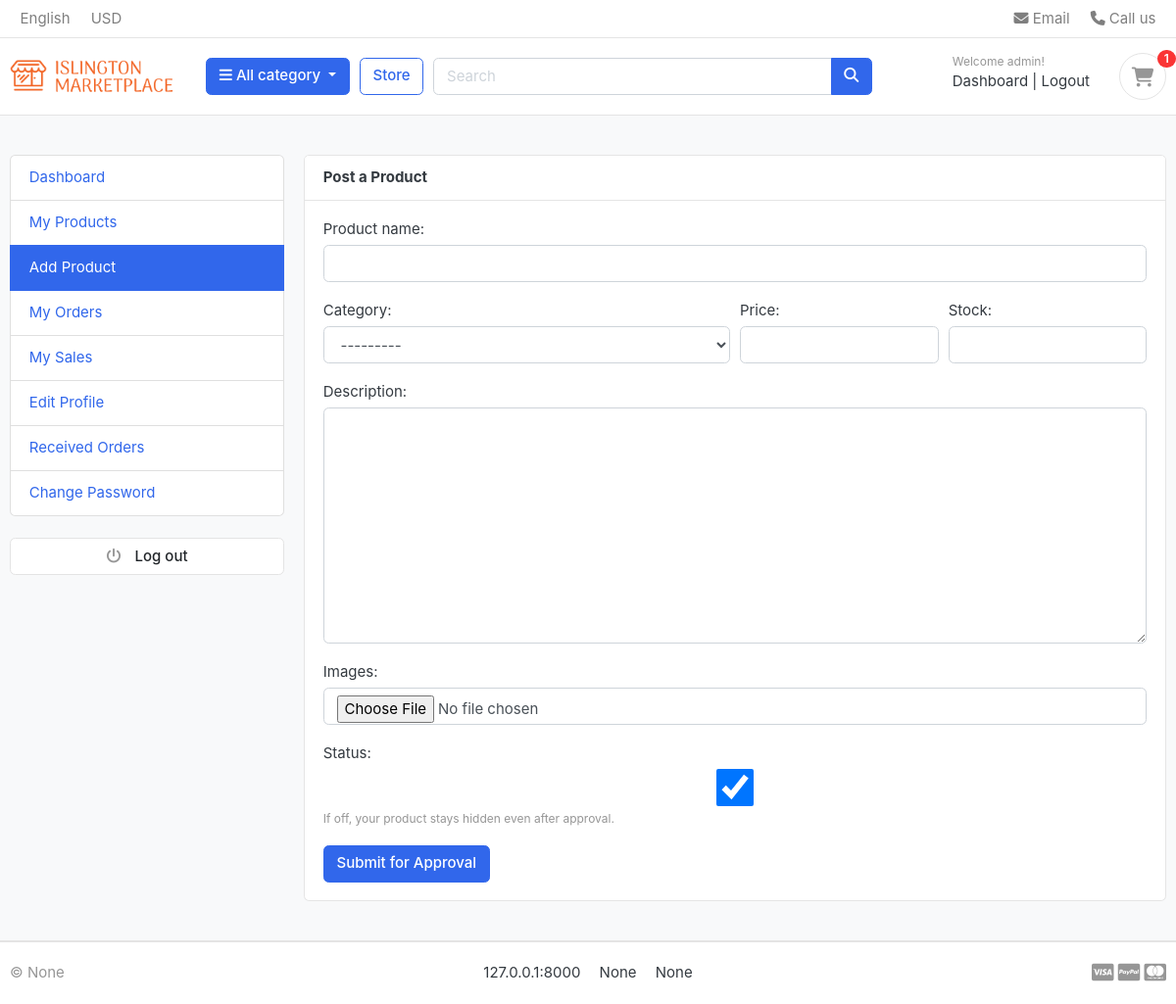
Screenshot of /accounts/add-product/ (signed in) with the database file from the repository.
### sitesetting/models.py (models this page shows, shortened)
class SiteSetting(models.Model):
    site_title = models.CharField(max_length=200, default="MarketPlace")
    meta_description = models.TextField(blank=True, null=True)
    meta_keywords = models.CharField(max_length=255, blank=True, null=True)
    logo = models.ImageField(upload_to="photos/logos/", blank=True, null=True)
    favicon = models.ImageField(upload_to="photos/favicons/", blank=True, null=True)
    default_image = models.ImageField(upload_to="photos/default/", blank=True, null=True)
    site_url = models.CharField(max_length=200, blank=True, null=True)
    copyright = models.CharField(max_length=200, blank=True, null=True)
    address = models.CharField(max_length=200, null=True, blank=True)
    phone_number = models.CharField(max_length=200, null=True, blank=True)
    class Meta:
        verbose_name = "Site Setting"
        verbose_name_plural = "Site Settings"

### accounts/models.py (models this page shows, shortened)
class Account(AbstractBaseUser, PermissionsMixin):
    GENDER_CHOICES = [
        ('M', 'Male'),
        ('F', 'Female'),
        ('O', 'Other'),
    ]
    SELLER_STATUS = [
        ('active', 'Active'),
        ('pending', 'Pending'),
        ('banned', 'Banned'),
        ('none', 'None'),
    ]
    first_name = models.CharField(max_length=500)
    last_name = models.CharField(max_length=500)
    username = models.CharField(max_length=50, unique=True)
    email = models.EmailField(max_length=100, unique=True)
    phone_number = models.CharField(max_length=50)
    profile_picture = models.ImageField(
        upload_to='photos/users/',
        blank=True,
        null=True
    )
    payment_qr = models.ImageField(upload_to="photos/user_qr/", blank=True, null=True)
    gender = models.CharField(
        max_length=1,
        choices=GENDER_CHOICES,
        blank=True,
        null=True
    )
    seller_status = models.CharField(
        max_length=20,
        choices=SELLER_STATUS,
        default='none'
    )
    date_joined = models.DateTimeField(auto_now_add=True)
    is_admin = models.BooleanField(default=False)
    is_staff = models.BooleanField(default=False)
    is_active = models.BooleanField(default=False)
    is_superadmin = models.BooleanField(default=False)
    USERNAME_FIELD = 'email'
    REQUIRED_FIELDS = [
        'username', 'first_name', 'last_name'
    ]
    objects = MyAccountManager()

### accounts/views.py (the view)
# urls.py: path("add-product/", views.add_product, name="add_product"),
@login_required(login_url = 'user_login')
def add_product(request):
    if request.method == "POST":
        form = ProductForm(request.POST, request.FILES)
        if form.is_valid():
            p = form.save(commit=False)
            p.owner = request.user
            p.is_approved = False     # pending by default
            base = slugify(p.product_name)
            slug = base or "product"
            i = 1
            while Product.objects.filter(slug=slug).exists():
                i += 1
                slug = f"{base}-{i}"
            p.slug = slug
            p.save()
            messages.success(request, "Submitted! Waiting for admin approval.")
            return redirect("my_products")
    else:
        form = ProductForm()
    return render(request, "accounts/add_product.html", {"form": form})

### store/forms.py (shortened to what this page needs)
class ProductForm(forms.ModelForm):
    class Meta:
        model = Product
        exclude = ("owner", "is_approved", "slug")  # admin controls approval
        widgets = {
            "images": forms.FileInput(attrs={"class": "form-control"}),
        }
    def __init__(self, *args, **kwargs):
        super(ProductForm, self).__init__(*args, **kwargs)
        if self.instance and self.instance.pk:
            self.fields["images"].required = False
        for f in self.fields.values():
            existing = f.widget.attrs.get("class", "")
            f.widget.attrs["class"] = (existing + " form-control").strip()

### carts/context_processors.py (called while the page is built)
def counter(request):
    cart_count = 0
    if 'admin' in request.path:
        return {}
    else:
        try:
            cart = Cart.objects.filter(cart_id=_cart_id(request))
            if request.user.is_authenticated:
                cart_items = CartItem.objects.all().filter(user=request.user)
            else:
                cart_items = CartItem.objects.all().filter(cart=cart[:1])
            for cart_item in cart_items:
                cart_count += cart_item.quantity
        except Cart.DoesNotExist:
            cart_count = 0
    return {'cart_count': cart_count}

### carts/views.py (called while the page is built)
def _cart_id(request):
    cart = request.session.session_key
    if not cart:
        cart = request.session.create()
    return cart

### category/context_processors.py (called while the page is built)
def menu_links(request):
    links = Category.objects.all().filter(status=True)
    return dict(links=links)

### category/models.py (called while the page is built)
    def get_url(self):
        return reverse('products_by_category', args=[self.slug]) #reverse takes the name of the url

    def __str__(self):
        return self.category_name

### pages/context_processors.py (called while the page is built)
def pages_links(request):
    pages = Page.objects.all()
    return {'pages': pages}

### sitesetting/context_processors.py (called while the page is built)
def site_settings(request):
    setting = SiteSetting.objects.first()
    return {'site_setting': setting}

### templates/accounts/add_product.html (shortened to what this page needs)
{% extends 'master/base.html' %}
{% load static %}
{% block content %}
<section class="section-conten padding-y bg">
  <div class="container">
    <div class="row">
      <aside class="col-md-3">
        {% include 'accounts/includes/sidebar.html' %}
      </aside>
      <main class="col-md-9">
        <article class="card">
          <header class="card-header d-flex justify-content-between align-items-center">
            <strong class="d-inline-block mr-3">Post a Product</strong>
          </header>
          <div class="card-body">
            <form method="POST" enctype="multipart/form-data">
              <div class="form-row">
                <div class="form-group col-md-12">
                  {{ form.product_name.label_tag }} {{ form.product_name }}
                </div>
              </div>
              <div class="form-row">
                <div class="form-group col-md-6">
                  {{ form.category.label_tag }} {{ form.category }}
                </div>
                <div class="form-group col-md-3">
                  {{ form.price.label_tag }} {{ form.price }}
                </div>
                <div class="form-group col-md-3">
                  {{ form.stock.label_tag }} {{ form.stock }}
                </div>
              </div>
              <div class="form-group">
                {{ form.description.label_tag }} {{ form.description }}
              </div>
              <div class="form-group">
                {{ form.images.label_tag }} {{ form.images }}
              </div>
              <div class="form-group">
                {{ form.status.label_tag }} {{ form.status }}
                <small class="form-text text-muted">If off, your product stays hidden even after approval.</small>
              </div>
              <button type="submit" class="btn btn-primary">Submit for Approval</button>
            </form>
          </div>
        </article>
      </main>
    </div>
  </div>
</section>
{% endblock %}

### templates/includes/navbar.html (shortened to what this page needs)
{% load static %}
<header class="section-header">
  <nav class="navbar p-md-0 navbar-expand-sm navbar-light border-bottom">
    <div class="container">
      <div class="collapse navbar-collapse" id="navbarTop4">
        <ul class="navbar-nav mr-auto">
          <li class="nav-item dropdown">
            <a href="#" class="nav-link"> English </a>
          </li>
          <li class="nav-item dropdown">
            <a href="#" class="nav-link"> USD </a>
          </li>
        </ul>
        <ul class="navbar-nav">
          <li>
            <a href="#" class="nav-link">
              <i class="fa fa-envelope"></i> Email
            </a>
          </li>
          <li>
            <a href="#" class="nav-link">
              <i class="fa fa-phone"></i> Call us
            </a>
          </li>
        </ul>
      </div>
    </div>
  </nav>
  <section class="header-main border-bottom">
    <div class="container">
      <div class="row align-items-center">
        <div class="col-lg-2 col-md-3 col-6">
          <a href="{% url 'home' %}" class="brand-wrap">
            {% if site_setting.logo %}
            <img class="logo" src="{{site_setting.logo.url}}" />
            {%else%}
            <img class="logo" src="{{site_setting.default_image.url}}" />
            {%endif%}
          </a>
        </div>
        <div class="col-lg col-sm col-md col-6 flex-grow-0">
          <div class="category-wrap dropdown d-inline-block float-right">
            <button
              type="button"
              class="btn btn-primary dropdown-toggle"
              data-toggle="dropdown"
            >
              <i class="fa fa-bars"></i> All category
            </button>
          </div>
        </div>
        <a href="{% url 'store' %}" class="btn btn-outline-primary">Store</a>
        <div class="col-lg col-md-6 col-sm-12 col">
          <form action="{%url 'search' %}" class="search" method="GET">
            <div class="input-group w-100">
              <input
                type="text"
                class="form-control"
                style="width: 60%"
                placeholder="Search"
                name="keyword"
              />
              <div class="input-group-append">
                <button class="btn btn-primary" type="submit">
                  <i class="fa fa-search"></i>
                </button>
              </div>
            </div>
          </form>
        </div>
        <div class="col-lg-3 col-sm-6 col-8 order-2 order-lg-3">
          <div class="d-flex justify-content-end mb-3 mb-lg-0">
            {% if user.id is None %}
            <div class="widget-header">
              <small class="title text-muted">Welcome guest!</small>
              <div>
                <a href="{%url 'user_login'%}">Login</a>
                <span class="dark-transp"> | </span>
                <a href="{%url 'user_register'%}"> Register</a>
              </div>
            </div>
            {%else%}
            <div class="widget-header">
              <small class="title text-muted"
                >Welcome {{user.first_name}}!</small
              >
              <div>
                <a href="{%url 'user_dashboard'%}">Dashboard</a>
                <span class="dark-transp"> | </span>
                <a href="{%url 'user_logout'%}"> Logout</a>
              </div>
            </div>
            {%endif%}
            <a href="{% url 'cart' %}" class="widget-header pl-3 ml-3">
              <div class="icon icon-sm rounded-circle border">
                <i class="fa fa-shopping-cart"></i>
              </div>
              <span class="badge badge-pill badge-danger notify"
                >{{cart_count}}</span
              >
            </a>
          </div>
        </div>
      </div>
    </div>
  </section>
</header>

### templates/includes/footer.html
<footer class="section-footer border-top">
  <div class="container">
    <section class="footer-bottom border-top row">
      <div class="col-md-2">
        <p class="text-muted">&copy {{site_setting.copyright}}</p>
      </div>
      <div class="col-md-8 text-md-center">
        <span class="px-2">{{site_setting.site_url}}</span>
        <span class="px-2">{{site_setting.phone_number}}</span>
        <span class="px-2">{{site_setting.address}}</span>
      </div>
      <div class="col-md-2 text-md-right text-muted">
        <i class="fab fa-lg fa-cc-visa"></i>
        <i class="fab fa-lg fa-cc-paypal"></i>
        <i class="fab fa-lg fa-cc-mastercard"></i>
      </div>
    </section>
  </div>
</footer>

### static/css/ui.css (style rules this page uses)
html { font-family: "Inter", sans-serif; font-size: 15px; }
.icon-xs, .icon-sm, .icon-md, .icon-lg { display: inline-block; text-align: center; flex-shrink: 0; flex-grow: 0; }
.icon-sm { width: 48px; height: 48px; line-height: 48px !important; font-size: 20px; }
.padding-y { padding-top: 40px; padding-bottom: 40px; }
article:after, .form-group:after { display: block; clear: both; content: ""; }
.bg { background-color: #f8f9fa; }
p:last-child { margin-bottom: 0; }
.header-main { position: relative; padding-top: 1rem; padding-bottom: 1rem; }
.brand-wrap .logo, .navbar-brand .logo { margin-right: 7px; max-height: 42px; display: inline-block; }
.widget-header { display: inline-block; vertical-align: middle; position: relative; }
.widget-header a { color: #343a40; }
.widget-header i { color: #969696; }
.widget-header .title { display: block; }
.widget-header .notify { position: absolute; top: -3px; right: -10px; }
.footer-bottom { padding-top: 20px; padding-bottom: 20px; }
.notify { position: absolute; top: -4px; right: -10px; display: inline-block; padding: 0.25em 0.6em; font-size: 12px; line-height: 1; text-align: center; border-radius: 3rem; color: #fff; background-color: #fa3434; }

### rows the page displays
SiteSetting: logo (picture), copyright "None", site_url "127.0.0.1:8000", phone_number "None", address "None"
Account: first_name "admin"

### other values shown
{{ cart_count }} "1"
